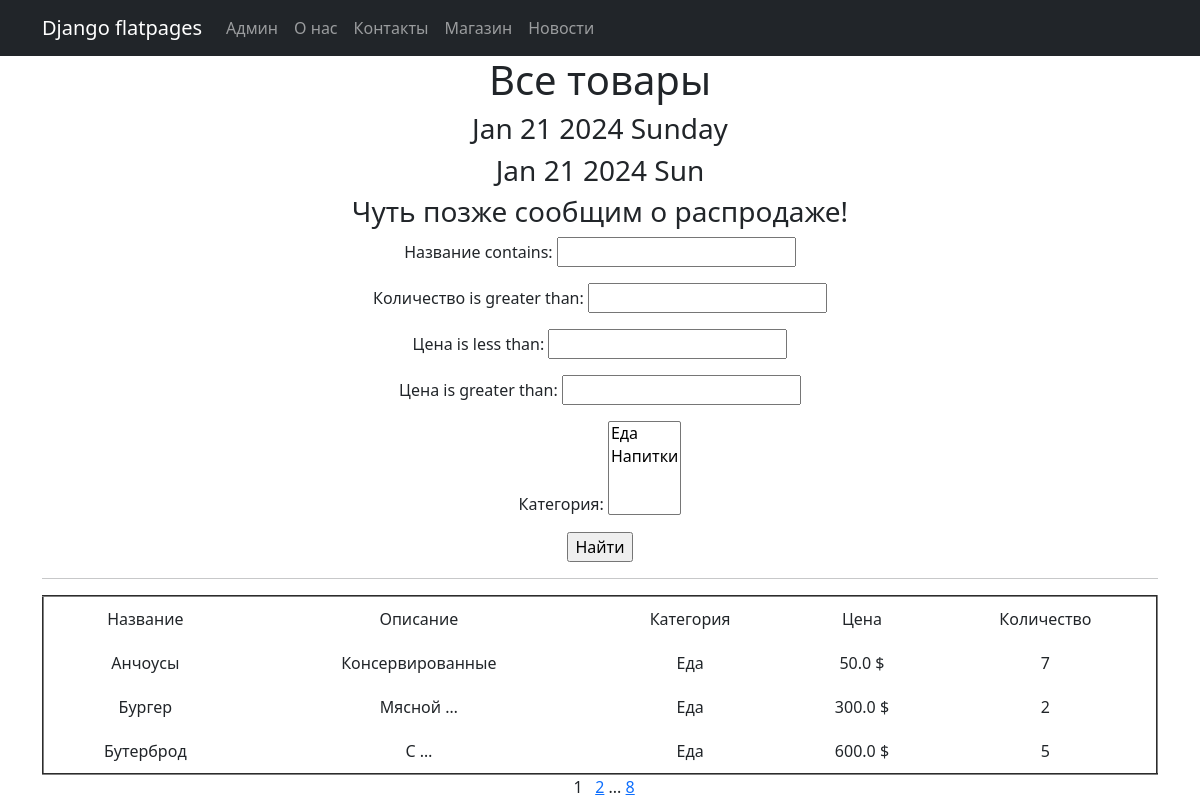
Page /store/products/ on the committed database.
### store/models.py (models this page shows, shortened)
class Product(models.Model):
    category = models.ForeignKey(to='Category', blank=True, null=True, on_delete=models.SET_NULL, related_name='products', verbose_name='Категория')
    name = models.CharField(max_length=50, unique=True, verbose_name='Название') # названия товаров не должны повторяться
    description = models.TextField(verbose_name='Описание')
    quantity = models.IntegerField(validators=[MinValueValidator(0)], verbose_name='Количество')
    price = models.FloatField(validators=[MinValueValidator(0.0)], verbose_name='Цена')
    class Meta:
        verbose_name = 'Товар'
        verbose_name_plural = 'Товар'
        ordering = ['-price']

class Category(models.Model):
    name = models.CharField(max_length=100, null=True, unique=True, verbose_name='Название')
    def __str__(self):
        return self.name
    class Meta:
        verbose_name = 'Категория'
        verbose_name_plural = 'Категории'
        ordering = ['name']

### store/views.py (the view)
# urls.py: path('products/', ProductsList.as_view(), name='products'),
class ProductsList(ListView):
    model = Product
    ordering = 'name'
    template_name = 'store/products.html'
    context_object_name = 'products'
    paginate_by = 3  # вот так мы можем указать количество записей на странице
    def get_queryset(self):
        queryset = super().get_queryset()
        self.filterset = ProductFilter(self.request.GET, queryset)
        return self.filterset.qs
    def get_context_data(self, **kwargs):
        context = super().get_context_data(**kwargs)
        context['time_now'] = datetime.utcnow()
        context['next_sale'] = None # или вставляем текст 'Распродажа в воскресенье!'
        context['filterset'] = self.filterset
        return context

### store/templatetags/custom_filters_store.py (called while the page is built)
@register.filter()
def currency(value, code='rub'):
    postfix = CURRENCIES_SYMBOLS[code]
    return f'{value} {postfix}'

### store/templatetags/custom_tags_store.py (called while the page is built)
@register.simple_tag()
def current_time(format_string='%b %d %Y'):
   return datetime.utcnow().strftime(format_string)

@register.simple_tag(takes_context=True)
def url_replace(context, **kwargs):
   d = context['request'].GET.copy()
   for k, v in kwargs.items():
       d[k] = v
   return d.urlencode()

### store/templates/store/products.html (shortened to what this page needs)
{% extends 'flatpages/default.html' %}
{% load custom_filters_store %}
{% load custom_tags_store %}
{% block content %}
    <h1>Все товары</h1>
    <h3>{{ time_now|date:'M d Y l' }}</h3>
    <h3>{% current_time '%b %d %Y %a' %}</h3>
    <h3> {{ next_sale|default_if_none:"Чуть позже сообщим о распродаже!" }} </h3>
   <form action="" method="get">
       {{ filterset.form.as_p }}
       <input type="submit" value="Найти" />
   </form>
    <hr>
    {% if products %}
        <table cellspacing="0" cellpadding="10" rules="cols" border="2" width="100%">
            <tr>
                <td>Название</td>
                <td>Описание</td>
                <td>Категория</td>
                <td>Цена</td>
                <td>Количество</td>
            </tr>
            {% for x in products %}
            <tr>
                <td>{{ x.name }}</td>
                <td>{{ x.description|truncatewords:1 }}</td>
                <td>{{ x.category.name|truncatechars:5 }}</td>
                <td>{{ x.price|currency:"usd" }}</td>
                <td>{{ x.quantity }}</td>
            </tr>
            {% endfor %}
        </table>
    {% else %}
        <h2>Товаров нет!</h2>
    {% endif %}
    &nbsp&nbsp{{ page_obj.number }}&nbsp&nbsp
    {% if page_obj.has_next %}
        <a href="?{% url_replace page=page_obj.next_page_number %}">{{ page_obj.next_page_number }}</a>
        {% if paginator.num_pages != page_obj.next_page_number %}
            ...
            <a href="?{% url_replace page=page_obj.paginator.num_pages %}">{{ page_obj.paginator.num_pages }}</a>
        {% endif %}
    {% endif %}
{% endblock content %}

### rows in the picture
Product: name "Анчоусы", description "Консервированные", category.name "Еда", price "50.0 $", quantity "7"
Product: name "Бургер", description "Мясной …", category.name "Еда", price "300.0 $", quantity "2"
Product: name "Бутерброд", description "С …", category.name "Еда", price "600.0 $", quantity "5"

### other values in the picture
{{ time_now|date:'M d Y l' }} "Jan 21 2024 Sunday"
{{ next_sale|default_if_none:"Чуть позже сообщим о распродаже!" }} "Чуть позже сообщим о распродаже!"
{{ page_obj.number }} "1"
{{ page_obj.next_page_number }} "2"
{{ page_obj.paginator.num_pages }} "8"
